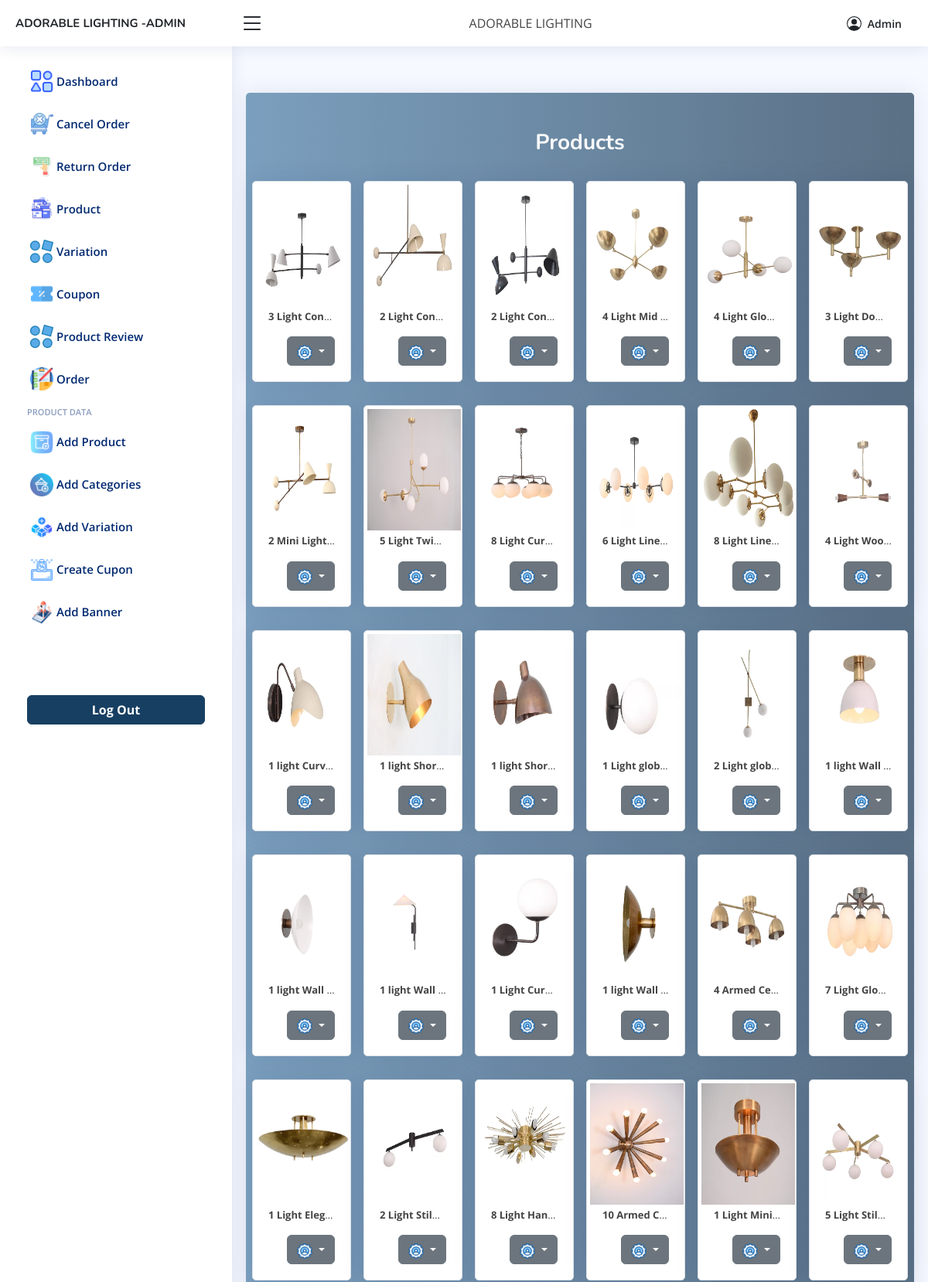
Page /admin/product_list.php (signed in, upper part) on the committed database.
### tables this page shows
CREATE TABLE `product_table` (
  `id` int(11) NOT NULL,
  `product_name` varchar(500) NOT NULL,
  `product_id` varchar(255) NOT NULL,
  `category` varchar(255) NOT NULL,
  `product_img1` varchar(255) NOT NULL,
  `product_img2` varchar(255) NOT NULL,
  `product_img3` varchar(255) NOT NULL,
  `product_img4` varchar(255) NOT NULL,
  `product_img5` varchar(255) NOT NULL,
  `product_img6` varchar(255) NOT NULL,
  `product_img7` varchar(255) NOT NULL,
  `product_img8` varchar(255) NOT NULL,
  `Prices` int(255) NOT NULL,
  `Color` varchar(255) NOT NULL,
  `SKU` varchar(255) NOT NULL,
  `Quantity` int(11) NOT NULL,
  `Dimensions` varchar(255) NOT NULL,
  `Overall_Dimension` varchar(255) NOT NULL,
  `bulbHolder` varchar(255) NOT NULL,
  `Holder&Plug_Type` varchar(255) NOT NULL,
  `Package_Contents` varchar(255) NOT NULL,
  `Bulb_Provided` varchar(255) NOT NULL,
  `Material` varchar(255) NOT NULL,
  `weight` varchar(255) NOT NULL,
  `CountryOf_Origin` varchar(255) NOT NULL,
  `Description` mediumtext NOT NULL
);

### admin/product_list.php (the view, shortened to what this page needs)
<?php
include "include/header.php";
include "conn/conn.php"; ?>
<main id="main" class="main">
  <div class="container-fluid">
    <div class="row py-2">
    </div>
  </div><br>
  <section class="section">
    <div class="row">
      <div class="col-12 p-0">
        <div class="card" style="background: linear-gradient(90deg, rgba(123,159,190,1) 0%, rgba(90,112,133,1) 100%);">
          <div class="card-body p-0"><br>
            <div class="d-flex flex-wrap">
              <div class=" col-12 my-4">
        <center>
          <h3 class="text-light"><b>Products</b></h3>
        </center>
      </div>
              <?php
              $sql = "SELECT * FROM `product_table` WHERE 1";
              $result = mysqli_query($conn, $sql);
              if (mysqli_num_rows($result) > 0) {
                while ($row = mysqli_fetch_assoc($result)) {
              ?>
                  <div class="col-md-2 col-6 px-2 mx-md-0 ">
                    <div class="card border">
                      <img class="img-fluid mx-1 mt-1 mb-1 " src="./api/product_img/<?php echo $row['product_img1'];  ?>" alt="Card image cap" style=" width: 96%; height: 157px; ">
                      <div class="card-body">
                        <center>
                          <p class="one_ln my-0 px-0" style="font-size: 13px;  width: ;  overflow: hidden;   text-overflow: ellipsis;"><b><?php echo $row['product_name'];  ?> </b></p>
                        </center>
                            <div class="row">
                              <div class="dropdown">
                                <button class="btn btn-secondary dropdown-toggle" type="button" id="dropdownMenuButton" data-toggle="dropdown" aria-haspopup="true" aria-expanded="false" style="    float: inline-end;" >
                                  <img src="./img/s.png" width="20">
                                </button>
                              </div>
                            </div>
                      </div>
                    </div>
                  </div>
              <?php
                }
              }
              ?>
            </div>
          </div>
        </div>
      </div>
    </div>
  </section>
</main>
<?php include "include/footer.php"; ?>

### admin/include/header.php (shortened to what this page needs)
<!DOCTYPE html>
<html lang="en">
<head>
  <link rel="stylesheet" href="https://cdn.jsdelivr.net/npm/bootstrap@4.4.1/dist/css/bootstrap.min.css">
  <link href="assets/vendor/bootstrap/css/bootstrap.min.css" rel="stylesheet">
  <link href="assets/vendor/bootstrap-icons/bootstrap-icons.css" rel="stylesheet">
  <link href="assets/vendor/boxicons/css/boxicons.min.css" rel="stylesheet">
  <link href="assets/vendor/quill/quill.snow.css" rel="stylesheet">
  <link href="assets/vendor/quill/quill.bubble.css" rel="stylesheet">
  <link href="assets/vendor/remixicon/remixicon.css" rel="stylesheet">
  <link href="assets/vendor/simple-datatables/style.css" rel="stylesheet">
  <link href="assets/css/style.css" rel="stylesheet">
<link rel="stylesheet" href="https://cdn.datatables.net/1.10.23/css/jquery.dataTables.min.css">
</head>
<body>
<header id="header" class="header fixed-top d-flex align-items-center " >
  <div class="d-flex align-items-center justify-content-between  ">
    <a href="admin.php" class="logo d-flex align-items-center">
      <span class="d-none d-lg-block text-dark" style="    font-size: 15px;">ADORABLE LIGHTING
-ADMIN</span>
    </a>
    <i class="bi bi-list toggle-sidebar-btn text-dark"></i>
    </div>
      <div class="col-md-7 col-6 d-flex justify-content-center">
   ADORABLE LIGHTING
      </div>
      <nav class="header-nav ms-auto ">
        <div class="d-flex">
          <a class="nav-link nav-profile d-flex align-items-center ml-0 pe-4" href="#">
            <span class="text-dark" style="margin-right: 10px;">Admin</span>
          </a>
        </div>
          </nav>
          </header>
<aside id="sidebar" class="sidebar" >
  <ul class="sidebar-nav" id="sidebar-nav">
    <li class="nav-item">
      <a class="nav-link collapsed" href="admin.php">
       <img src="./img/application.png"  width="30"  class="mx-1" alt="">
        <span>Dashboard</span>
      </a>
      </li>
      <li class="nav-item">
        <a class="nav-link collapsed" href="./Cancelorder.php">
        <img src="./img/1.png"  width="30"  class="mx-1" alt="">
          <span>Cancel Order</span>
        </a>
        </li>
        <li class="nav-item">
        <a class="nav-link collapsed" href="./returnorder.php">
        <img src="./img/orderreturn.png"  width="30"  class="mx-1" alt="">
          <span>Return Order</span>
        </a>
        </li>
      <li class="nav-item">
        <a class="nav-link collapsed" href="./product_list.php">
        <img src="./img/boxes_.png"  width="30"  class="mx-1" alt="">
          <span>Product</span>
        </a>
        </li>
        <li class="nav-item">
        <a class="nav-link collapsed" href="./variation.php">
          <img src="./img/widget.png"  width="30"  class="mx-1" alt="">
          <span>Variation </span>
        </a>
        </li>
        <li class="nav-item">
        <a class="nav-link collapsed" href="./coupon_list.php">
          <img src="./img/coupon_.png"  width="30"   class="mx-1" alt="">
          <span>Coupon </span>
        </a>
        </li>
        <li class="nav-item">
        <a class="nav-link collapsed" href="./product_review.php">
          <img src="./img/widget.png"  width="30"  class="mx-1" alt="">
          <span>Product Review </span>
        </a>
        </li>
        <li class="nav-item">
        <a class="nav-link collapsed" href="./Orderlist.php">
          <img src="./img/inventory.png"  width="30"  class="mx-1" alt="">
          <span>Order </span>
        </a>
        </li>
      <li class="nav-heading">Product Data</li>
      <li class="nav-item">
        <a class="nav-link collapsed" href="./add_new_product.php">
        <img src="./img/delivery-box.png"  width="30"  class="mx-1" alt="">
          <span>Add Product</span>
        </a>
        </li>
        <li class="nav-item">
        <a data-toggle="modal" data-target="#myModal" class="nav-link collapsed" >
        <img src="./img/add-basket.png"  width="30"  class="mx-1" alt="">
          <span>Add Categories</span>
        </a>
        </li>
        <li class="nav-item">
        <a href="./add_variation.php" class="nav-link collapsed" >
        <img src="./img/var.png"  width="30"  class="mx-1" alt="">
          <span>Add Variation</span>
        </a>
        </li>
        <li class="nav-item">
        <a href="./cupon.php" class="nav-link collapsed" >
        <img src="./img/smartphone.png"  width="30"  class="mx-1" alt="">
          <span>Create Cupon </span>
        </a>
        </li>
        <li class="nav-item">
        <a class="nav-link collapsed" href="./bannerdata.php">
        <img src="./img/2.png"  width="30"  class="mx-1" alt="">
          <span>Add Banner</span>
        </a>
        </li>
        <li class="nav-item">
        </li>
      <br><br>
     <div class="col-12">
       <a href="logout.php" class="btn btn-danger btn w-100" style="  background: rgb(23, 63, 98); border-color:  rgb(23, 63, 98);"><b>Log Out</b></a>
     </div>
      <br><br>
          </ul>
          </aside>

### admin/include/footer.php (shortened to what this page needs)
</body>
</html>

### admin/assets/css/style.css (style rules this page uses)
:root { scroll-behavior: smooth; }
body { font-family: "Open Sans", sans-serif; background: #f6f9ff; color: #444444; }
a { color: #4154f1; text-decoration: none; }
h1, h2, h3, h4, h5, h6 { font-family: "Nunito", sans-serif; }
#main { margin-top: 60px; padding: 20px 30px; transition: all 0.3s; }
.card { margin-bottom: 30px; border: none; border-radius: 5px; box-shadow: 0px 0 30px rgba(1, 41, 112, 0.1); }
.card-body { padding: 0 20px 20px 20px; }
.logo { line-height: 1; }
@media (min-width: 1200px) { .logo { width: 280px; } }
.logo span { font-size: 26px; font-weight: 700; color: #012970; font-family: "Nunito", sans-serif; }
.header { transition: all 0.5s; z-index: 997; height: 60px; box-shadow: 0px 2px 20px rgba(1, 41, 112, 0.1); background-color: #fff; padding-left: 20px; }
.header .toggle-sidebar-btn { font-size: 32px; padding-left: 10px; cursor: pointer; color: #012970; }
.header-nav .nav-profile { color: #012970; }
.header-nav .nav-profile span { font-size: 14px; font-weight: 600; }
.sidebar { position: fixed; top: 60px; left: 0; bottom: 0; width: 300px; z-index: 996; transition: all 0.3s; padding: 20px; overflow-y: auto; scrollbar-width: thin; scrollbar-color: #aab7cf transparent; box-shadow: 0px 0px 20px rgba(1, 41, 112, 0.1); background-color: #fff; }
@media (min-width: 1200px) { #main, #footer { margin-left: 300px; } }
.sidebar-nav { padding: 0; margin: 0; list-style: none; }
.sidebar-nav li { padding: 0; margin: 0; list-style: none; }
.sidebar-nav .nav-item { margin-bottom: 5px; }
.sidebar-nav .nav-heading { font-size: 11px; text-transform: uppercase; color: #899bbd; font-weight: 600; margin: 10px 0 5px 15px; }
.sidebar-nav .nav-link { display: flex; align-items: center; font-size: 15px; font-weight: 600; color: #4154f1; transition: 0.3; background: #f6f9ff; padding: 10px 15px; border-radius: 4px; }
.sidebar-nav .nav-link.collapsed { color: #012970; background: #fff; }

### admin/product_list.php (style rules this page uses)
.dropdown { position: relative; display: inline-block; }
.one_ln { white-space: nowrap; overflow: hidden; text-overflow: clip; }

### rows in the picture
product_table: product_img1 (picture), product_name "3 Light Con…"
product_table: product_img1 (picture), product_name "2 Light Con…"
product_table: product_img1 (picture), product_name "2 Light Con…"
product_table: product_img1 (picture), product_name "4 Light Mid…"
product_table: product_img1 (picture), product_name "4 Light Glo…"
product_table: product_img1 (picture), product_name "3 Light Do…"
product_table: product_img1 (picture), product_name "2 Mini Light…"
product_table: product_img1 (picture), product_name "5 Light Twi…"
product_table: product_img1 (picture), product_name "8 Light Cur…"
product_table: product_img1 (picture), product_name "6 Light Line…"
product_table: product_img1 (picture), product_name "8 Light Line…"
product_table: product_img1 (picture), product_name "4 Light Woo…"
product_table: product_img1 (picture), product_name "1 light Curv…"
product_table: product_img1 (picture), product_name "1 light Shor…"
product_table: product_img1 (picture), product_name "1 light Shor…"
product_table: product_img1 (picture), product_name "1 Light glob…"
product_table: product_img1 (picture), product_name "2 Light glob…"
product_table: product_img1 (picture), product_name "1 light Wall…"
product_table: product_img1 (picture), product_name "1 light Wall…"
product_table: product_img1 (picture), product_name "1 light Wall…"
product_table: product_img1 (picture), product_name "1 Light Cur…"
product_table: product_img1 (picture), product_name "1 light Wall…"
product_table: product_img1 (picture), product_name "4 Armed Ce…"
product_table: product_img1 (picture), product_name "7 Light Glo…"
product_table: product_img1 (picture), product_name "1 Light Eleg…"
product_table: product_img1 (picture), product_name "2 Light Stil…"
product_table: product_img1 (picture), product_name "8 Light Han…"
product_table: product_img1 (picture), product_name "10 Armed C…"
product_table: product_img1 (picture), product_name "1 Light Mini…"
product_table: product_img1 (picture), product_name "5 Light Stil…"
